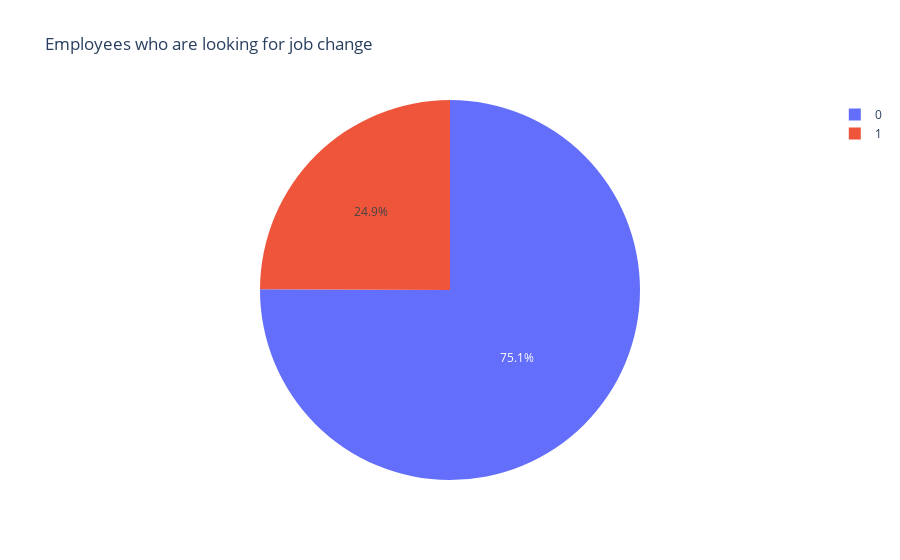

Source (notebook cell):
### Code cell
tarcount = df['target'].value_counts()
trace1 = go.Pie(labels=list(tarcount.index), values=list(tarcount.values))
layout = dict(title="Employees who are looking for job change")
fig = dict(data=[trace1], layout=layout)
iplot(fig, filename="pie Plot")

### Figure 1 — Plotly figure (JSON) as saved in the notebook; plotly's stock layout.template omitted (floating-point values rounded to 4 significant figures)
{"data": [{"labels": [0, 1], "type": "pie", "values": [14381, 4777]}], "layout": {"title": {"text": "Employees who are looking for job change"}}}
